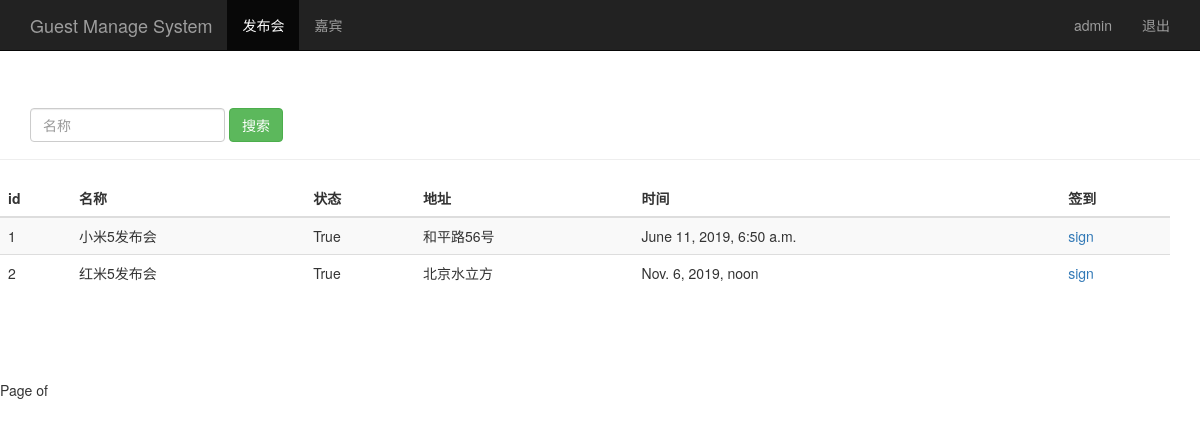
Page /search_name/ (signed in) on the committed database.
### sign/models.py (models this page shows, shortened)
class Event(models.Model):
    name = models.CharField(max_length=100)
    limit =models.IntegerField()
    status = models.BooleanField()
    address = models.CharField(max_length=200)
    start_time= models.DateTimeField('event time')
    create_time = models.DateTimeField(auto_now=True)

### sign/views.py (the view)
# urls.py: url(r'^search_name/',views.search_name),
@login_required
def search_name(request):
    username = request.session.get('user','')
    search_name = request.GET.get('name','')
    event_list = Event.objects.filter(name__contains=search_name)
    return render(request, "event_manage.html", {"user": username, "events": event_list})

### sign/templates/event_manage.html (shortened to what this page needs)
<!DOCTYPE html>
<html lang="zh_CN">
<head>
    {% load bootstrap3 %}
    {% bootstrap_css %}
</head>
<body role="document">
    <nav class="navbar navbar-inverse navbar-fixed-top">
        <div class="container">
            <div class="navbar-header">
                <a class="navbar-brand"href="/event_manage/">Guest Manage System
                </a>
            </div>
            <div id="navbar" class="collaspe navbar-collapse">
                <ul class="nav navbar-nav">
                    <li class="active"><a href="#">发布会</a></li>
                    <li><a href="/guest_manage/">嘉宾</a></li>
                </ul>
                <ul class="nav navbar-nav navbar-right">
                    <li><a href="#">{{user}}</a></li>
                    <li><a href="/logout/">退出</a></li>
                </ul>
            </div>
        </div>
    </nav>
    <div class="page-header" style="padding-top:60px;">
        <div id="navbar" class="navbar-collapse collapse">
            <form class="navbar-form" method="get" action="/search_name/">
                <div class="form-group">
                    <input name="name" type="text" placeholder="名称" class="form-control">
                </div>
                <button type="submit" class="btn btn-success">搜索</button>
            </form>
        </div>
    </div>
    <div class="row" style="padding-top:0;">
        <div class="col-md-6"style="width:100%;position:absolute;">
            <table class="table table-striped">
                <thead>
                <tr>
                    <th>id</th><th>名称</th><th>状态</th><th>地址</th><th>时间</th><th>签到</th>
                </tr>
                </thead>
                <tbody>
                {% for event in events %}
                <tr>
                    <td>{{ event.id }}</td>
                    <td>{{ event.name }}</td>
                    <td>{{ event.status }}</td>
                    <td>{{ event.address }}</td>
                    <td>{{ event.start_time }}</td>
                    <td>
                        <a href="/sign_index/{{ event.id }}/" target="{{ event.id }}_blank">sign</a>
                    </td>
                </tr>
                {% endfor %}
                </tbody>
            </table>
        </div>
    </div>
    <div class="pagonation"style="padding-top:200px">
        <span class="step-links">
            <span class="current">
                Page {{ events.number }} of {{ events.paginator.num_pages }}
            </span>
        </span>
    </div>
</body>
</html>

### rows in the picture
Event: id "1", name "小米5发布会", status "True", address "和平路56号", start_time "June 11, 2019, 6:50 a.m."
Event: id "2", name "红米5发布会", status "True", address "北京水立方", start_time "Nov. 6, 2019, noon"

### other values in the picture
{{ user }} "admin"
